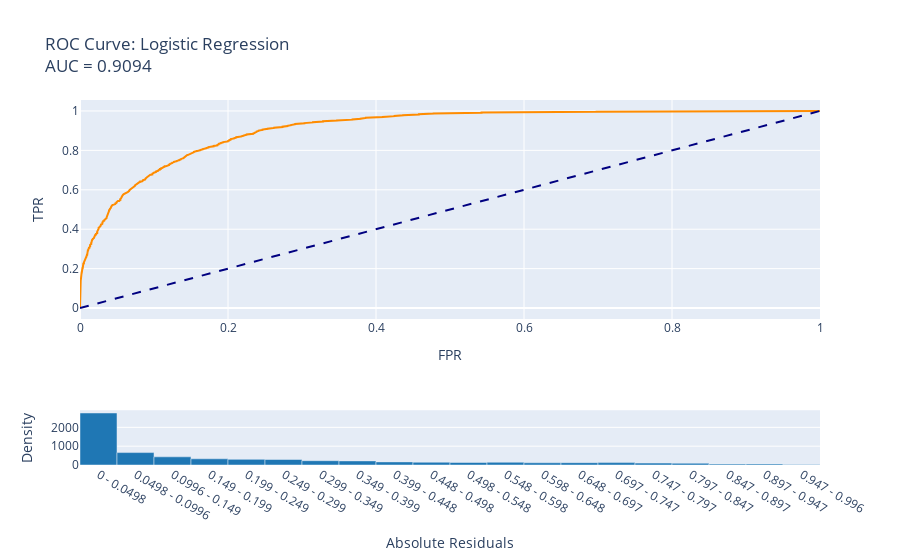
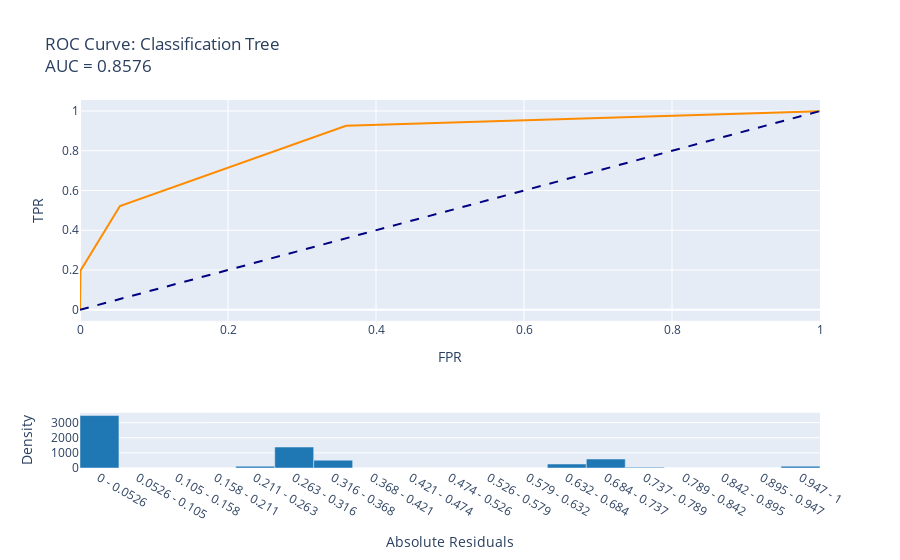

Notebook code for these charts, in order:
### Code cell
# Display ROC curves for lr and tree
display(lr_perf.visualize(), tree_perf.visualize())

### Figure 1 — Plotly figure (JSON) as saved in the notebook; plotly's stock layout.template omitted (floating-point values rounded to 4 significant figures; data arrays with more than 128 entries replaced by an {"elided": "..."} marker saying what was removed)
{"data": [{"hoverinfo": "text+x+y", "line": {"color": "darkorange", "width": 2}, "mode": "lines", "name": "AUC = 0.9094", "showlegend": false, "text": {"elided": "1336 str values"}, "type": "scatter", "x": {"elided": "1336 float values"}, "xaxis": "x", "y": {"elided": "1336 float values"}, "yaxis": "y"}, {"line": {"color": "navy", "dash": "dash", "width": 2}, "mode": "lines", "showlegend": false, "type": "scatter", "x": [0, 1], "xaxis": "x", "y": [0, 1], "yaxis": "y"}, {"marker": {"color": "#1f77b4"}, "name": "", "type": "bar", "width": 1, "x": ["0 - 0.0498", "0.0498 - 0.0996", "0.0996 - 0.149", "0.149 - 0.199", "0.199 - 0.249", "0.249 - 0.299", "0.299 - 0.349", "0.349 - 0.399", "0.399 - 0.448", "0.448 - 0.498", "0.498 - 0.548", "0.548 - 0.598", "0.598 - 0.648", "0.648 - 0.697", "0.697 - 0.747", "0.747 - 0.797", "0.797 - 0.847", "0.847 - 0.897", "0.897 - 0.947", "0.947 - 0.996"], "xaxis": "x2", "y": [2763, 659, 434, 330, 300, 292, 229, 218, 165, 147, 133, 145, 118, 124, 127, 101, 93, 51, 57, 27], "yaxis": "y2"}], "layout": {"showlegend": false, "title": {"text": "ROC Curve: Logistic Regression<br>AUC = 0.9094"}, "xaxis": {"anchor": "y", "domain": [0, 1], "title": {"text": "FPR"}}, "xaxis2": {"anchor": "y2", "domain": [0, 1], "title": {"text": "Absolute Residuals"}}, "yaxis": {"anchor": "x", "domain": [0.4, 1], "title": {"text": "TPR"}}, "yaxis2": {"anchor": "x2", "domain": [0, 0.15], "title": {"text": "Density"}}}}

### Figure 2 — Plotly figure (JSON) as saved in the notebook; plotly's stock layout.template omitted (floating-point values rounded to 4 significant figures)
{"data": [{"hoverinfo": "text+x+y", "line": {"color": "darkorange", "width": 2}, "mode": "lines", "name": "AUC = 0.8576", "showlegend": false, "text": ["Threshold (1.994)", "Threshold (0.994)", "Threshold (0.979)", "Threshold (0.976)", "Threshold (0.671)", "Threshold (0.296)", "Threshold (0.250)", "Threshold (0.038)", "Threshold (0.000)"], "type": "scatter", "x": [0, 0, 0.000406, 0.000609, 0.054, 0.3354, 0.3595, 0.9998, 1], "xaxis": "x", "y": [0, 0.08759, 0.1298, 0.1966, 0.5224, 0.8967, 0.9263, 0.9994, 1], "yaxis": "y"}, {"line": {"color": "navy", "dash": "dash", "width": 2}, "mode": "lines", "showlegend": false, "type": "scatter", "x": [0, 1], "xaxis": "x", "y": [0, 1], "yaxis": "y"}, {"marker": {"color": "#1f77b4"}, "name": "", "type": "bar", "width": 1, "x": ["0 - 0.0526", "0.0526 - 0.105", "0.105 - 0.158", "0.158 - 0.211", "0.211 - 0.263", "0.263 - 0.316", "0.316 - 0.368", "0.368 - 0.421", "0.421 - 0.474", "0.474 - 0.526", "0.526 - 0.579", "0.579 - 0.632", "0.632 - 0.684", "0.684 - 0.737", "0.737 - 0.789", "0.789 - 0.842", "0.842 - 0.895", "0.895 - 0.947", "0.947 - 1"], "xaxis": "x2", "y": [3467, 0, 0, 0, 119, 1386, 517, 0, 0, 0, 0, 0, 263, 594, 47, 0, 0, 0, 120], "yaxis": "y2"}], "layout": {"showlegend": false, "title": {"text": "ROC Curve: Classification Tree<br>AUC = 0.8576"}, "xaxis": {"anchor": "y", "domain": [0, 1], "title": {"text": "FPR"}}, "xaxis2": {"anchor": "y2", "domain": [0, 1], "title": {"text": "Absolute Residuals"}}, "yaxis": {"anchor": "x", "domain": [0.4, 1], "title": {"text": "TPR"}}, "yaxis2": {"anchor": "x2", "domain": [0, 0.15], "title": {"text": "Density"}}}}
